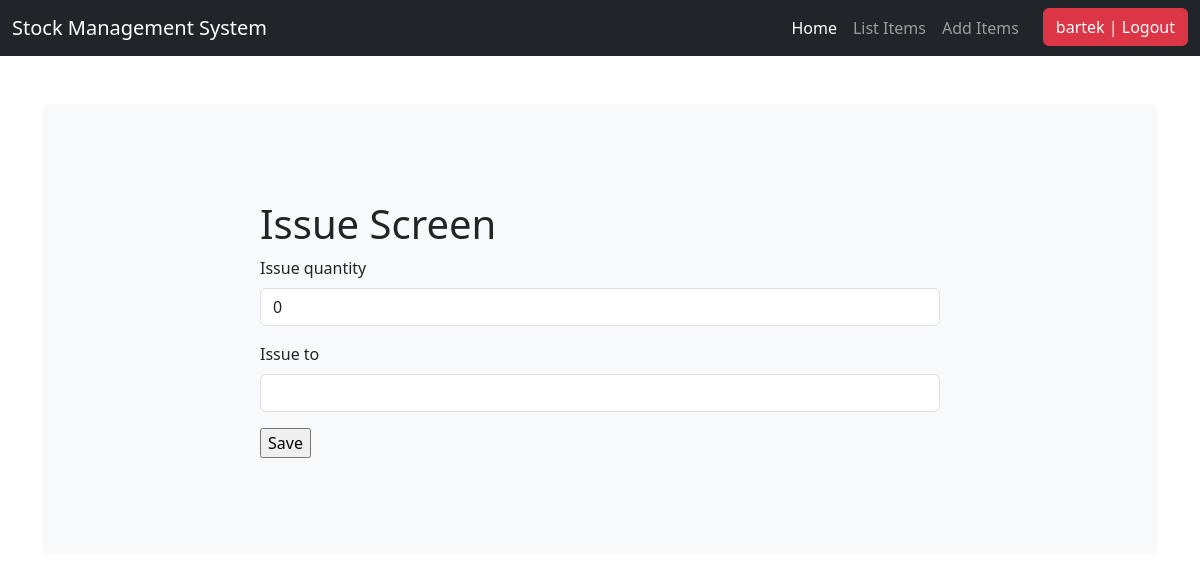
Before: /issue_items/2/ (signed in) with the older database file.
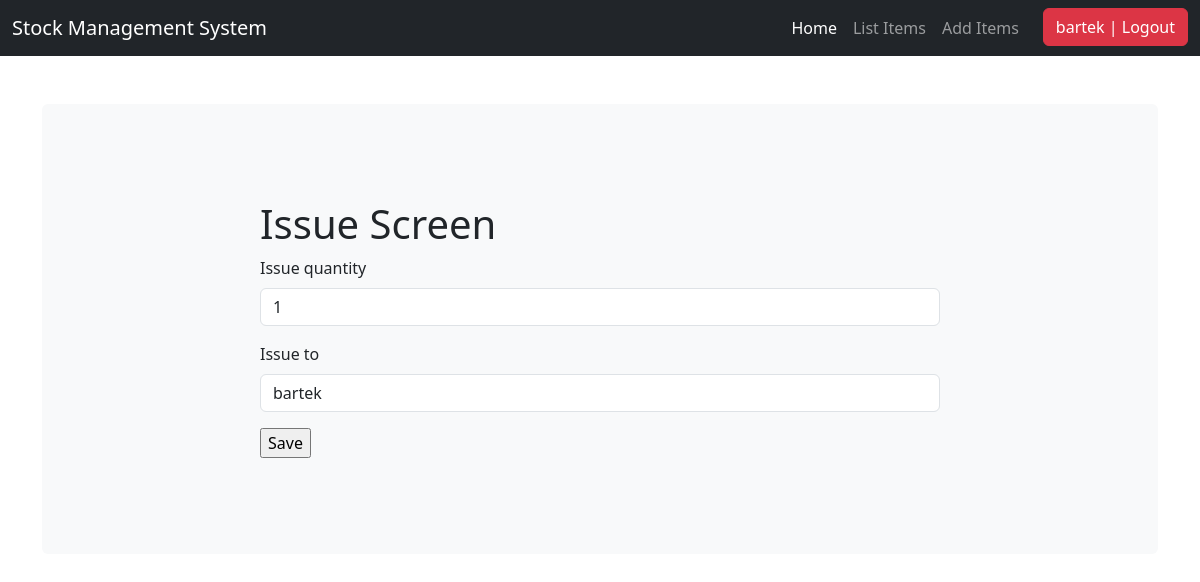
After: the same page with the newer database file.
### stockmg/models.py (models this page shows, shortened)
class Stock(models.Model):
    category = models.ForeignKey(Category, on_delete=models.CASCADE)
    item_name = models.CharField(max_length=50, blank=True, null=True)
    quantity = models.IntegerField(default='0', blank=False, null=True)
    receive_quantity = models.IntegerField(default='0', blank=True, null=True)
    receive_by = models.CharField(max_length=50, blank=True, null=True)
    issue_quantity = models.IntegerField(default='0', blank=True, null=True)
    issue_by = models.CharField(max_length=50, blank=True, null=True)
    issue_to = models.CharField(max_length=50, blank=True, null=True)
    phone_number = models.CharField(max_length=50, blank=True, null=True)
    created_by = models.CharField(max_length=50, blank=True, null=True)
    reorder_level = models.IntegerField(default='0', blank=True, null=True)
    last_updated = models.DateTimeField(auto_now_add=False, auto_now=True)
    timestamp = models.DateTimeField(auto_now_add=True, auto_now=False)

### stockmg/views.py (the view, shortened to what this page needs)
# urls.py: path('issue_items/<str:pk>/', views.issue_items, name="issue_items"),
def issue_items(request, pk):
    queryset = Stock.objects.get(id=pk)
    form = IssueForm(request.POST or None, instance=queryset)
    context = {
        "title": 'Issue ' + str(queryset.item_name),
        "queryset": queryset,
        "form": form,
        "username": 'Issue By: ' + str(request.user),
    }
    return render(request, "add_items.html", context)

### stockmg/forms.py
class IssueForm(forms.ModelForm):
    class Meta:
        model = Stock
        fields = ['issue_quantity', 'issue_to']

### stockmg/templates/add_items.html (shortened to what this page needs)
{% load static %}
{% load crispy_forms_tags %}
<!DOCTYPE html>
<html lang="en">
<head>
    <link href="https://cdn.jsdelivr.net/npm/bootstrap@5.3.0-alpha3/dist/css/bootstrap.min.css" rel="stylesheet"
>
    <link rel="stylesheet" href="{% static 'css/style.css' %}">
</head>
<body>
<main>
    {% include 'navbar.html' %}
    <div class="container my-5">
        <div class="bg-body-tertiary p-5 rounded">
            <div class="col-sm-8 py-5 mx-auto">
                <h1>{{ title }}</h1>
                <form method='POST' action=''>{% csrf_token %}
                    {{ form|crispy }}
                    <input type="submit" value='Save'/>
                </form>
            </div>
        </div>
    </div>
</main>
</body>
</html>

Changed rows visible on the page:
changed Stock: issue_quantity "0" → "1"; issue_to (not shown) → "bartek"
